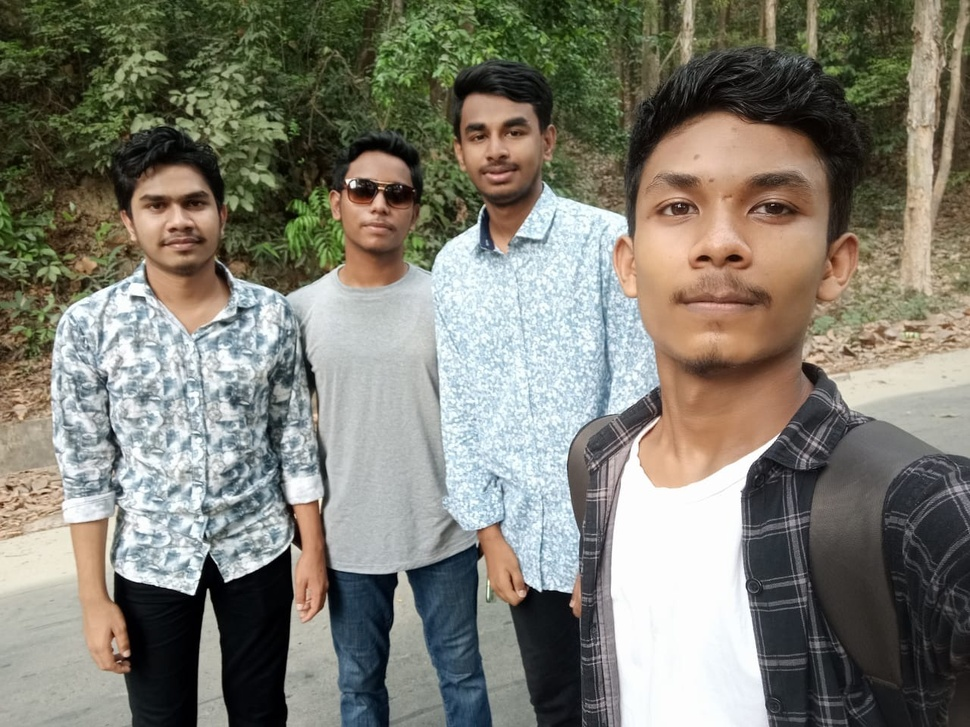
#> input picture python-ai-projects/face/face.jpg, 970 x 727 px, shrunk from 1280 x 960 before the run
$ python Face_Detector_image.py
#> lines starting #> are read from the running program, lines starting #| are printed output that depends on the picture; after the words box and inside, x2 and y2 are one past the last pixel; in counts of white or black regions, pixels touching at a corner belong together
# face detecor application
import cv2
import random
trained_face_data = cv2.CascadeClassifier('haarcascade_frontalface_default.xml')

img = cv2.imread('face.jpg')
#> img is the input picture: shape (727, 970, 3); mean B, G, R 113.2, 124.5, 126.5

#convert grayscale
gray_img = cv2.cvtColor(img, cv2.COLOR_BGR2GRAY)
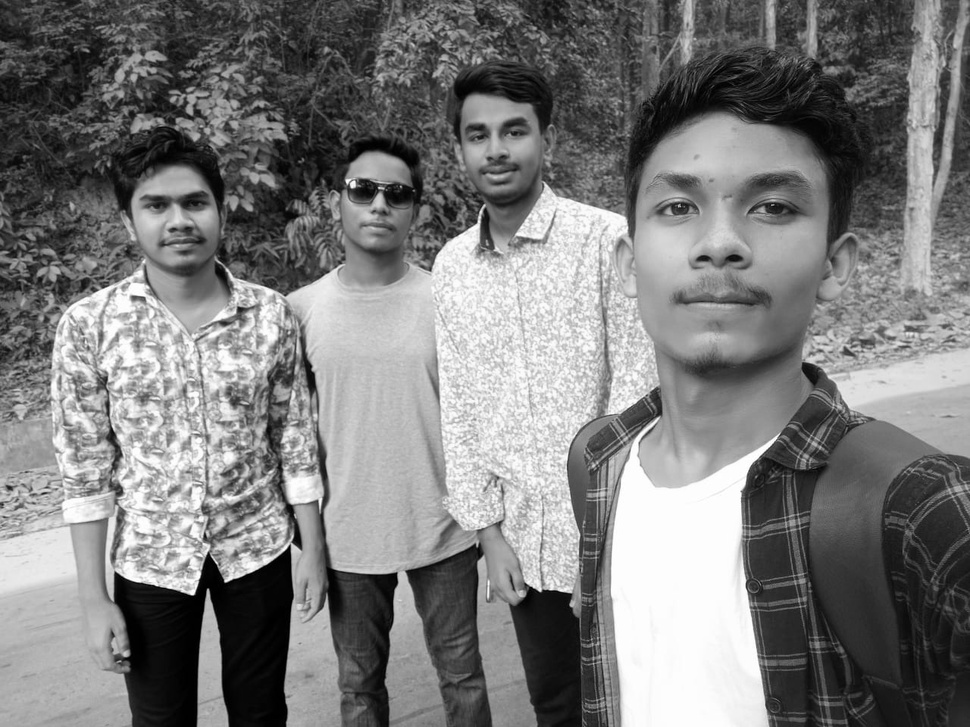
#> gray_img: shape (727, 970); min 0, max 255, mean 123.8

#Detect faces
faces = trained_face_data.detectMultiScale(gray_img)
#> faces = [[264, 384, 56, 56], [276, 451, 53, 53], [443, 91, 108, 108], [329, 154, 104, 104], [122, 162, 110, 110], [597, 105, 251, 251]]

#draw circle around the faces
for(x,y,w,h) in faces:
    cv2.rectangle(img, (x, y), (x + w , y+h),(random.randrange(256) ,random.randrange(256),random.randrange(256)), 10)
#> this loop made 6 passes
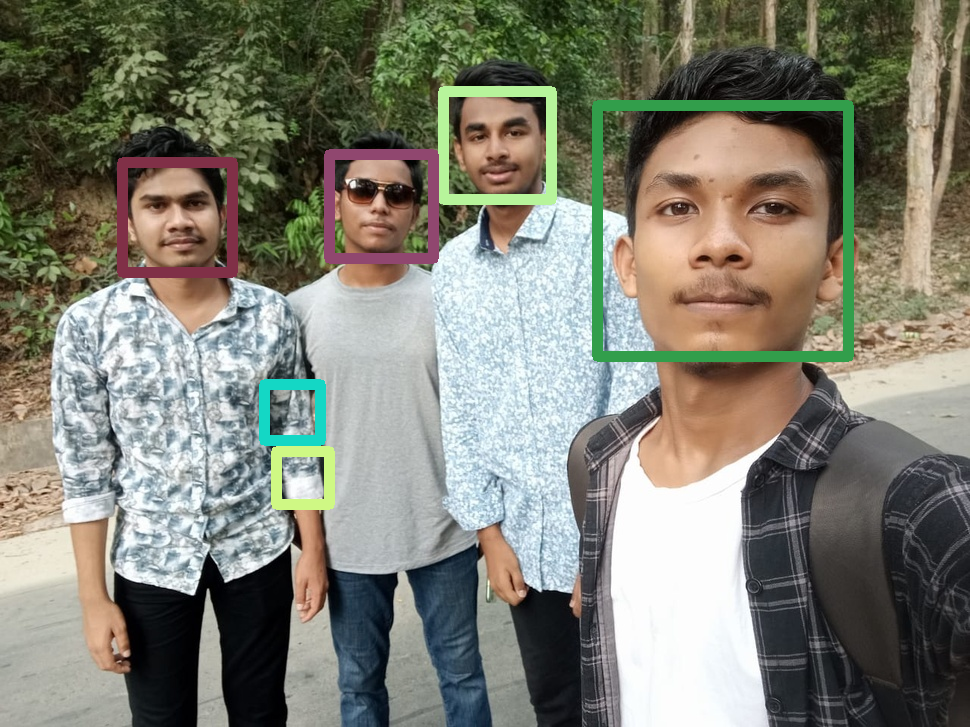
#> img: shape (727, 970, 3); 4.21% of pixels changed, all inside (x1, y1, x2, y2) = (117, 86, 854, 510)


cv2.imshow('Face Detector', img)
cv2.waitKey()


print("code completed")
